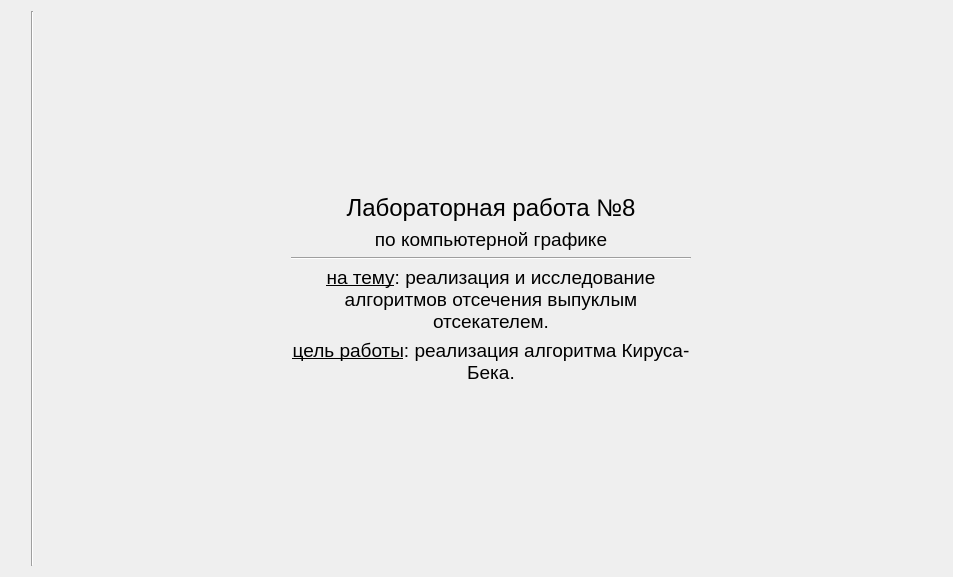
<?xml version="1.0" encoding="UTF-8"?>
<ui version="4.0">
 <class>MainWindowClass</class>
 <widget class="QMainWindow" name="MainWindowClass">
  <property name="geometry">
   <rect>
    <x>0</x>
    <y>0</y>
    <width>953</width>
    <height>577</height>
   </rect>
  </property>
  <property name="windowTitle">
   <string>MainWindow</string>
  </property>
  <widget class="QWidget" name="centralWidget">
   <layout class="QGridLayout" name="gridLayout">
    <item row="0" column="1">
     <widget class="Line" name="line">
      <property name="orientation">
       <enum>Qt::Vertical</enum>
      </property>
     </widget>
    </item>
    <item row="0" column="0">
     <layout class="QVBoxLayout" name="buttonsList">
      <item>
       <spacer name="spacer">
        <property name="orientation">
         <enum>Qt::Vertical</enum>
        </property>
        <property name="sizeHint" stdset="0">
         <size>
          <width>20</width>
          <height>40</height>
         </size>
        </property>
       </spacer>
      </item>
     </layout>
    </item>
    <item row="0" column="2">
     <widget class="QStackedWidget" name="stackedWidget">
      <property name="currentIndex">
       <number>0</number>
      </property>
      <widget class="QWidget" name="homePage">
       <layout class="QGridLayout" name="gridLayout_2">
        <item row="1" column="2">
         <spacer name="horizontalSpacer_2">
          <property name="orientation">
           <enum>Qt::Horizontal</enum>
          </property>
          <property name="sizeHint" stdset="0">
           <size>
            <width>40</width>
            <height>20</height>
           </size>
          </property>
         </spacer>
        </item>
        <item row="0" column="1">
         <spacer name="verticalSpacer_2">
          <property name="orientation">
           <enum>Qt::Vertical</enum>
          </property>
          <property name="sizeHint" stdset="0">
           <size>
            <width>20</width>
            <height>40</height>
           </size>
          </property>
         </spacer>
        </item>
        <item row="1" column="0">
         <spacer name="horizontalSpacer">
          <property name="orientation">
           <enum>Qt::Horizontal</enum>
          </property>
          <property name="sizeHint" stdset="0">
           <size>
            <width>40</width>
            <height>20</height>
           </size>
          </property>
         </spacer>
        </item>
        <item row="2" column="1">
         <spacer name="verticalSpacer_3">
          <property name="orientation">
           <enum>Qt::Vertical</enum>
          </property>
          <property name="sizeHint" stdset="0">
           <size>
            <width>20</width>
            <height>40</height>
           </size>
          </property>
         </spacer>
        </item>
        <item row="1" column="1">
         <layout class="QVBoxLayout" name="verticalLayout_2">
          <item>
           <widget class="QLabel" name="label_3">
            <property name="font">
             <font>
              <pointsize>18</pointsize>
             </font>
            </property>
            <property name="text">
             <string>Лабораторная работа №8</string>
            </property>
            <property name="alignment">
             <set>Qt::AlignCenter</set>
            </property>
           </widget>
          </item>
          <item>
           <widget class="QLabel" name="label_4">
            <property name="font">
             <font>
              <pointsize>14</pointsize>
              <weight>50</weight>
              <bold>false</bold>
             </font>
            </property>
            <property name="text">
             <string>по компьютерной графике</string>
            </property>
            <property name="alignment">
             <set>Qt::AlignCenter</set>
            </property>
           </widget>
          </item>
          <item>
           <widget class="Line" name="line2">
            <property name="orientation">
             <enum>Qt::Horizontal</enum>
            </property>
           </widget>
          </item>
          <item>
           <widget class="QLabel" name="label_5">
            <property name="text">
             <string>&lt;html&gt;&lt;head/&gt;&lt;body&gt;&lt;p align=&quot;center&quot;&gt;&lt;span style=&quot; font-size:14pt; text-decoration: underline;&quot;&gt;на тему&lt;/span&gt;&lt;span style=&quot; font-size:14pt;&quot;&gt;: реализация и исследование алгоритмов отсечения выпуклым отсекателем.&lt;/span&gt;&lt;/p&gt;&lt;/body&gt;&lt;/html&gt;</string>
            </property>
            <property name="scaledContents">
             <bool>false</bool>
            </property>
            <property name="alignment">
             <set>Qt::AlignCenter</set>
            </property>
            <property name="wordWrap">
             <bool>true</bool>
            </property>
           </widget>
          </item>
          <item>
           <widget class="QLabel" name="label_6">
            <property name="minimumSize">
             <size>
              <width>400</width>
              <height>0</height>
             </size>
            </property>
            <property name="text">
             <string>&lt;html&gt;&lt;head/&gt;&lt;body&gt;&lt;p align=&quot;center&quot;&gt;&lt;span style=&quot; font-size:14pt; text-decoration: underline;&quot;&gt;цель работы&lt;/span&gt;&lt;span style=&quot; font-size:14pt;&quot;&gt;: реализация алгоритма Кируса-Бека.&lt;/span&gt;&lt;/p&gt;&lt;/body&gt;&lt;/html&gt;</string>
            </property>
            <property name="scaledContents">
             <bool>false</bool>
            </property>
            <property name="alignment">
             <set>Qt::AlignCenter</set>
            </property>
            <property name="wordWrap">
             <bool>true</bool>
            </property>
           </widget>
          </item>
         </layout>
        </item>
       </layout>
      </widget>
     </widget>
    </item>
   </layout>
  </widget>
 </widget>
 <layoutdefault spacing="6" margin="11"/>
 <resources>
  <include location="mainwindow.qrc"/>
 </resources>
 <connections/>
</ui>
